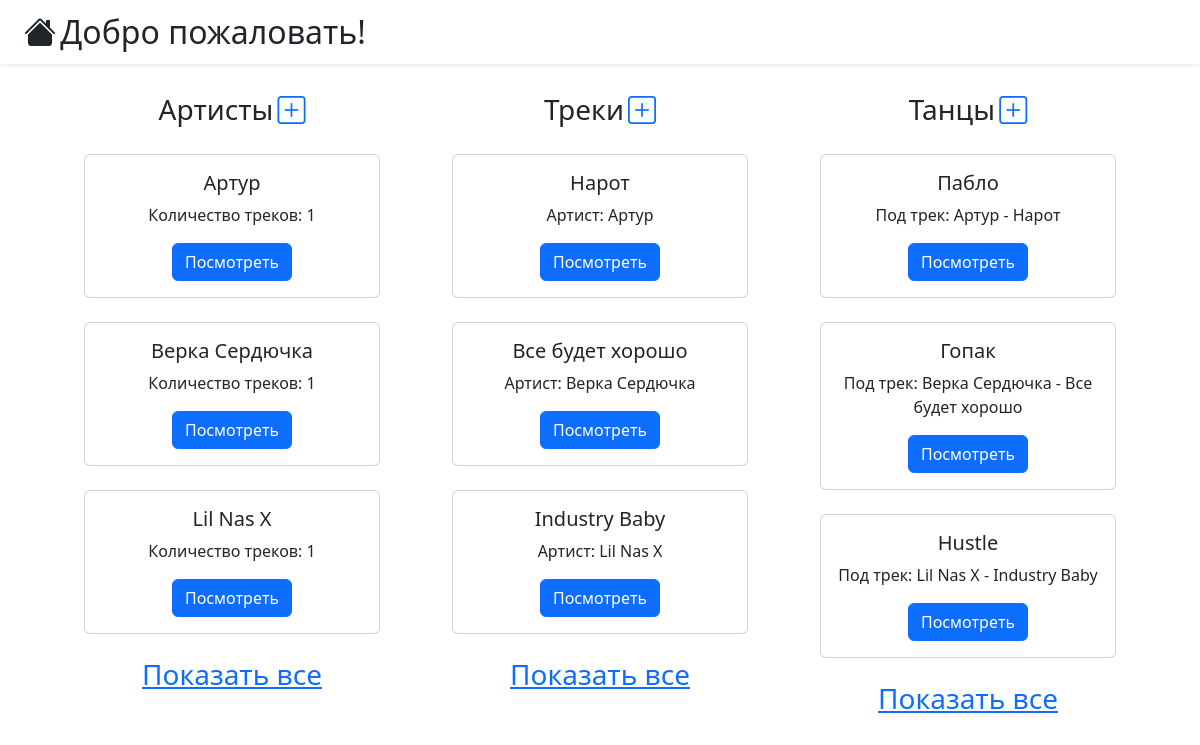
The page / on the database its author committed.
### dance_db_app/models.py (models this page shows, shortened)
class Artist(models.Model):
    name = models.CharField(max_length=256)
    country = models.CharField(max_length=100)
    birthday = models.DateField()
    def get_tracks_count(self):
        return self.track_set.count()

class Track(models.Model):
    title = models.CharField(max_length=256)
    duration = models.IntegerField()
    artist = models.ForeignKey(Artist, on_delete=models.CASCADE)

class Dance(models.Model):
    title = models.CharField(max_length=256)
    difficulty = models.IntegerField()
    track = models.ForeignKey(Track, on_delete=models.CASCADE)

### dance_db_app/views.py (the view)
# urls.py: path('', views.index, name='index'),
def index(request):
    latest_artists_list = Artist.objects.order_by('-id')[:3]
    latest_tracks_list = Track.objects.order_by('-id')[:3]
    latest_dances_list = Dance.objects.order_by('-id')[:3]
    template = loader.get_template('dance_db_app/index.html')
    context = {
        'artists': latest_artists_list,
        'tracks': latest_tracks_list,
        'dances': latest_dances_list,
    }
    return HttpResponse(template.render(context, request))

### dance_db_app/templates/dance_db_app/index.html
{% extends 'dance_db_app/blocks/page_base.html' %}
{% block page_title %}Добро пожаловать!{% endblock page_title %}
{% block page_content %}
<div class="container-fluid text-center">
    <div class="row">
        <div class="col">
            <div class="mb-4">
            <h3 class="d-inline">Артисты</h3>
            <a href="{% url 'view_add_artist' %}" style="link-primary; font-size: 1.75rem" class="d-inline bi bi-plus-square"></a>
            </div>
            {% if artists %}
                {% for artist in artists %}
                    <div class="mb-4 mx-4">
                        {% include "dance_db_app/blocks/snippet_artist.html" with artist=artist artist_id=artist.pk%}
                    </div>
                {% endfor %}
            {% endif %}
            <a href="{% url 'view_all_artists' %}" class="link-primary h3">Показать все</a>
        </div>
        <div class="col">
            <div class="mb-4">
                <h3 class="d-inline">Треки</h3>
                <a href="{% url 'view_add_track' %}" style="link-primary; font-size: 1.75rem" class="d-inline bi bi-plus-square"></a>
                </div>
            {% if tracks %}
                {% for track in tracks %}
                    <div class="mb-4 mx-4">
                        {% include "dance_db_app/blocks/snippet_track.html" with track=track track_id=track.pk%}
                    </div>
                {% endfor %}
            {% endif %}
            <a href="{% url 'view_all_tracks' %}" class="link-primary h3">Показать все</a>
        </div>
        <div class="col">
            <div class="mb-4">
                <h3 class="d-inline">Танцы</h3>
                <a href="{% url 'view_add_dance' %}" style="link-primary; font-size: 1.75rem" class="d-inline bi bi-plus-square"></a>
                </div>
            {% if dances %}
                {% for dance in dances %}
                    <div class="mb-4 mx-4">
                        {% include "dance_db_app/blocks/snippet_dance.html" with dance=dance dance_id=dance.pk%}
                    </div>
                {% endfor %}
            {% endif %}
            <a href="{% url 'view_all_dances' %}" class="link-primary h3">Показать все</a>
        </div>
    </div>
</div>
{% endblock page_content %}

### dance_db_app/templates/dance_db_app/blocks/snippet_artist.html
<div class="card">
    <div class="card-body">
        <h5 class="card-title">{{artist.name}}</h5>
        <p class="card-text">Количество треков: {{artist.get_tracks_count}}</p>
        <a href="{% url 'view_artist' artist_id %}" class="btn btn-primary">Посмотреть</a>
    </div>
</div>

### dance_db_app/templates/dance_db_app/blocks/snippet_track.html
<div class="card">
    <div class="card-body">
        <h5 class="card-title">{{track.title}}</h5>
        <p class="card-text">Артист: {{track.artist.name}}</p>
        <a href="{% url 'view_track' track_id %}" class="btn btn-primary">Посмотреть</a>
    </div>
</div>

### dance_db_app/templates/dance_db_app/blocks/snippet_dance.html
<div class="card">
    <div class="card-body">
        <h5 class="card-title">{{dance.title}}</h5>
        <p class="card-text">Под трек: {{dance.track.artist.name}} - {{dance.track.title}}</p>
        <a href="{% url 'view_dance' dance_id %}" class="btn btn-primary">Посмотреть</a>
    </div>
</div>

### rows shown on the page
Artist: name "Артур", get_tracks_count "1"
Artist: name "Верка Сердючка", get_tracks_count "1"
Artist: name "Lil Nas X", get_tracks_count "1"
Track: title "Нарот", artist.name "Артур"
Track: title "Все будет хорошо", artist.name "Верка Сердючка"
Track: title "Industry Baby", artist.name "Lil Nas X"
Dance: title "Пабло", track.artist.name "Артур", track "Нарот"
Dance: title "Гопак", track.artist.name "Верка Сердючка", track "Все будет хорошо"
Dance: title "Hustle", track.artist.name "Lil Nas X", track "Industry Baby"
